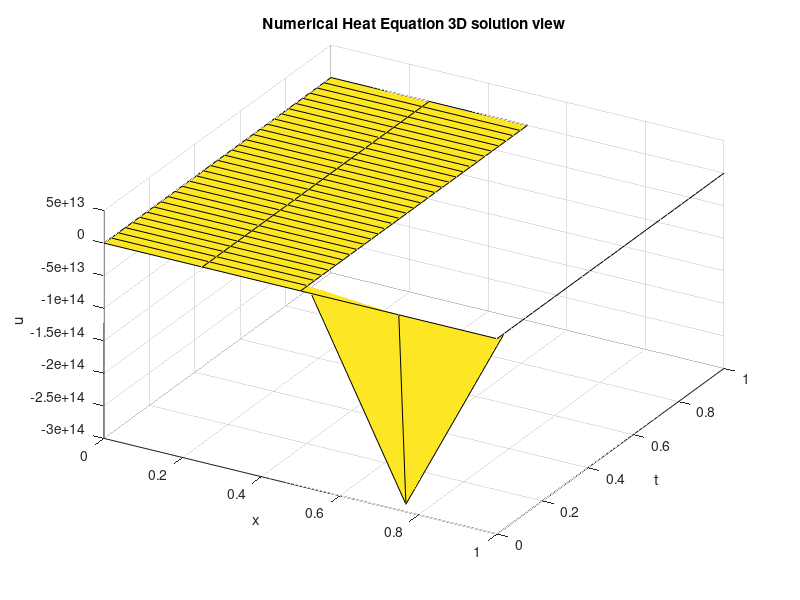
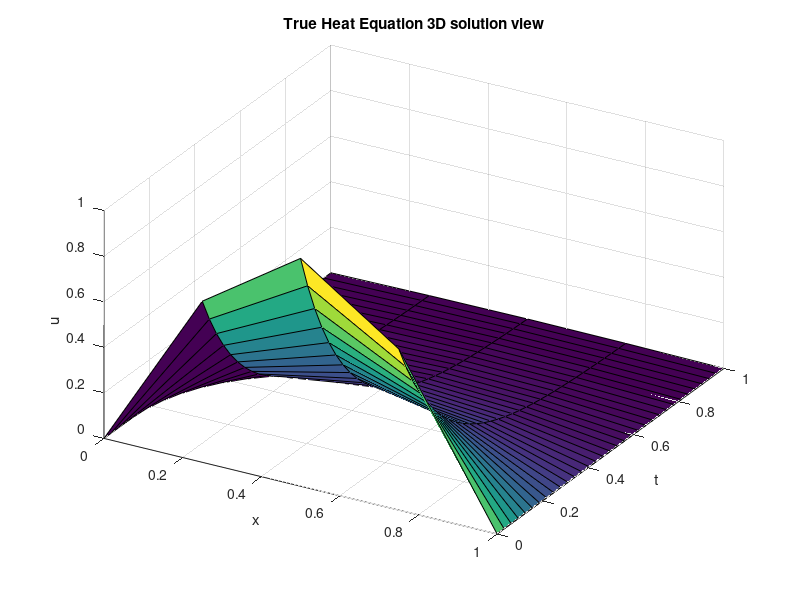

Source code (MATLAB) for these figures, in order: (Note: this script raises an error after producing the figures.)
%CASE II ID#8

% Initialize
clc
clear
format long
po = 2;

L=1; %x length
T=1; %time to elapse
D=1/2; %Diffusivity coeff
M=2^po; %various different space step iterations

x_0=0;
t_0=0;

K=2^(2*po+1);
dx=L/M;
dt=T/K;

for j=1:K+1
    t(j)=(j-1)*dt;
end %time steps for mesh
t
t = 0:dt:T


R=D*dt/dx^2; % 
if R >= 1/2
    disp('R must be less than 1/2. Try lowering value of M')
    return
end


% Numerical Soln Loop

% Position Mesh Points
for i=1:M+1
    x(i)=(i-1)*dx; %since Matlab begins at 1, x_0 must be i-1
end

x = 0:dx:L; %for -L to L, change M to 2*M

a = @(t) 0;         %2*t;       %boundary condition x=0
b = @(t) 0;           %2*t+L;     %boundary condition x=L
g = @(x) sin(pi.*x);  %x.^2;      %initial condition, t=0


u=zeros(K+1, M+1);

u(:,1)=a(t'); %input BCs
u(:,end)=b(t');
u(1,:)=g(x); %input ICs



% Forward Difference Scheme
for j=1:K
    for i=2:M
        u(j+1, i) = (1-3/2*R)*u(j,i) + R/2*u(j,i-1) + (R*u(j,i-1)*(u(j,i) - u(j,i-1)))/(2*u(j,i+1));
    end
end
  
    

%loop for exact solution
u_true=zeros(K+1, M+1);

for j=1:K+1
    for i=1:M+1
        u_true(j,i) = sin(pi.*x(i))*exp(-D*pi^2*t(j));       %note, the exp coul 
        
        %u(j+1,i)=(1-2R)*u(j,i) + R*(u(j,i+1) + u(j, i-1)) as alt equation
    end
end

%{
figure(1)
for j=1:K+1
    plot(x,u_true(j,:),'linewidth',2);
    hold on;
end
title('True Heat Equation 2D views for different times')
xlabel('x')
ylabel('u_truee')

figure(2)
for j=1:K+1
    plot(x,u(j,:),'linewidth',2);
    hold on;
end
title('Numerical Heat Equation 2D views for different times')
xlabel('x')
ylabel('u')
%}
figure(3)
X1=kron(ones(K+1,1),x);
T1=kron(ones(1,M+1),t');
surf(X1,T1,u)
view(30,40);
title('Numerical Heat Equation 3D solution view')
xlabel('x')
ylabel('t')
zlabel('u')

figure(4)
X1=kron(ones(K+1,1),x);
T1=kron(ones(1,M+1),t');
surf(X1,T1,u_true)
view(30,40);
title('True Heat Equation 3D solution view')
xlabel('x')
ylabel('t')
zlabel('u')
%{
figure(5)
plot(x,u(K,:),'linewidth',2);
hold on;
plot(x,u_true(K,:),'linewidth',2);
%}

% Errors and norms
    
u1 = u(end-1,:)
u1_true = u_true(end-1,:)


    L_inf = max(max(abs(u1-u1_true))); %NEED COMPUTE VECTOR NORM NOT MATRIX NORM, SO USE LAST ROW, COMPARE AT T = 1

    L2 = norm(u1-u1_true, 1); %FIX THIS

    L1  = norm(u1-u1_true, 2);

    L1 = L1';
    L2 = L2';
    L_inf = L_inf';
    
    x(2) - x(1)
    results = table(K, M, L1,L2,L_inf)
